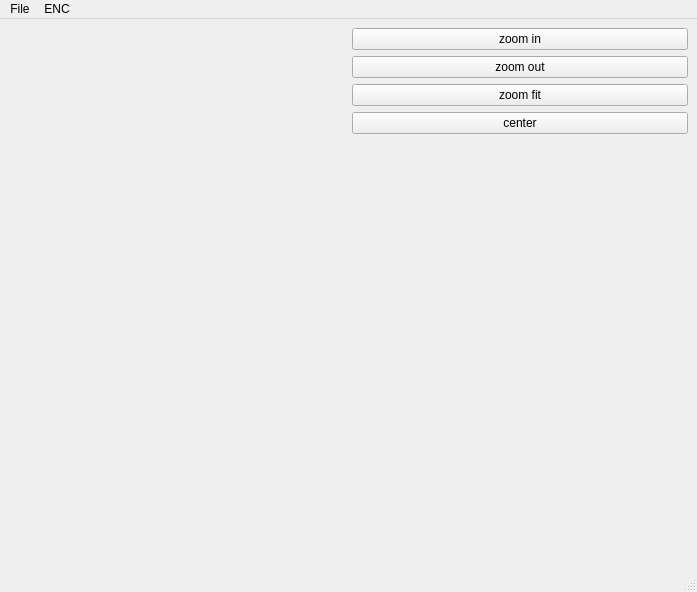
<?xml version="1.0" encoding="UTF-8"?>
<ui version="4.0">
 <class>MainWindow</class>
 <widget class="QMainWindow" name="MainWindow">
  <property name="geometry">
   <rect>
    <x>0</x>
    <y>0</y>
    <width>697</width>
    <height>592</height>
   </rect>
  </property>
  <property name="mouseTracking">
   <bool>false</bool>
  </property>
  <property name="windowTitle">
   <string>MainWindow</string>
  </property>
  <widget class="QWidget" name="centralwidget">
   <layout class="QGridLayout" name="gridLayout">
    <item row="0" column="0">
     <layout class="QGridLayout" name="grid">
      <property name="sizeConstraint">
       <enum>QLayout::SetDefaultConstraint</enum>
      </property>
      <item row="0" column="1">
       <widget class="QImageViewer" name="viewer"/>
      </item>
      <item row="0" column="2">
       <layout class="QGridLayout" name="subgrid">
        <property name="sizeConstraint">
         <enum>QLayout::SetDefaultConstraint</enum>
        </property>
        <item row="2" column="0">
         <widget class="QPushButton" name="zoomfitButton">
          <property name="text">
           <string>zoom fit</string>
          </property>
         </widget>
        </item>
        <item row="4" column="0">
         <spacer name="verticalSpacer">
          <property name="orientation">
           <enum>Qt::Vertical</enum>
          </property>
          <property name="sizeHint" stdset="0">
           <size>
            <width>20</width>
            <height>40</height>
           </size>
          </property>
         </spacer>
        </item>
        <item row="3" column="0">
         <widget class="QPushButton" name="centerButton">
          <property name="text">
           <string>center</string>
          </property>
         </widget>
        </item>
        <item row="1" column="0">
         <widget class="QPushButton" name="zoomoutButton">
          <property name="text">
           <string>zoom out</string>
          </property>
         </widget>
        </item>
        <item row="0" column="0">
         <widget class="QPushButton" name="zoominButton">
          <property name="text">
           <string>zoom in</string>
          </property>
         </widget>
        </item>
       </layout>
      </item>
     </layout>
    </item>
   </layout>
  </widget>
  <widget class="QStatusBar" name="statusbar"/>
  <widget class="QMenuBar" name="menuBar">
   <property name="geometry">
    <rect>
     <x>0</x>
     <y>0</y>
     <width>697</width>
     <height>21</height>
    </rect>
   </property>
   <widget class="QMenu" name="menuFile">
    <property name="title">
     <string>File</string>
    </property>
    <addaction name="actionQuit"/>
    <addaction name="actionLoad_Image"/>
   </widget>
   <widget class="QMenu" name="menuENC">
    <property name="title">
     <string>ENC</string>
    </property>
    <addaction name="actionLoad_ENC_File_s"/>
   </widget>
   <addaction name="menuFile"/>
   <addaction name="menuENC"/>
  </widget>
  <action name="actionQuit">
   <property name="text">
    <string>Quit</string>
   </property>
   <property name="shortcut">
    <string>Ctrl+Q</string>
   </property>
  </action>
  <action name="actionLoad_Image">
   <property name="text">
    <string>Load Image</string>
   </property>
   <property name="shortcut">
    <string>Ctrl+L</string>
   </property>
  </action>
  <action name="actionLoad_ENC_File_s">
   <property name="text">
    <string>Load ENC-File(s)</string>
   </property>
   <property name="toolTip">
    <string>Load ENC-File(s)</string>
   </property>
   <property name="shortcut">
    <string>Ctrl+E</string>
   </property>
  </action>
 </widget>
 <customwidgets>
  <customwidget>
   <class>QImageViewer</class>
   <extends>QFrame</extends>
   <header>VigraQt/qimageviewer.hxx</header>
  </customwidget>
 </customwidgets>
 <resources/>
 <connections/>
</ui>
